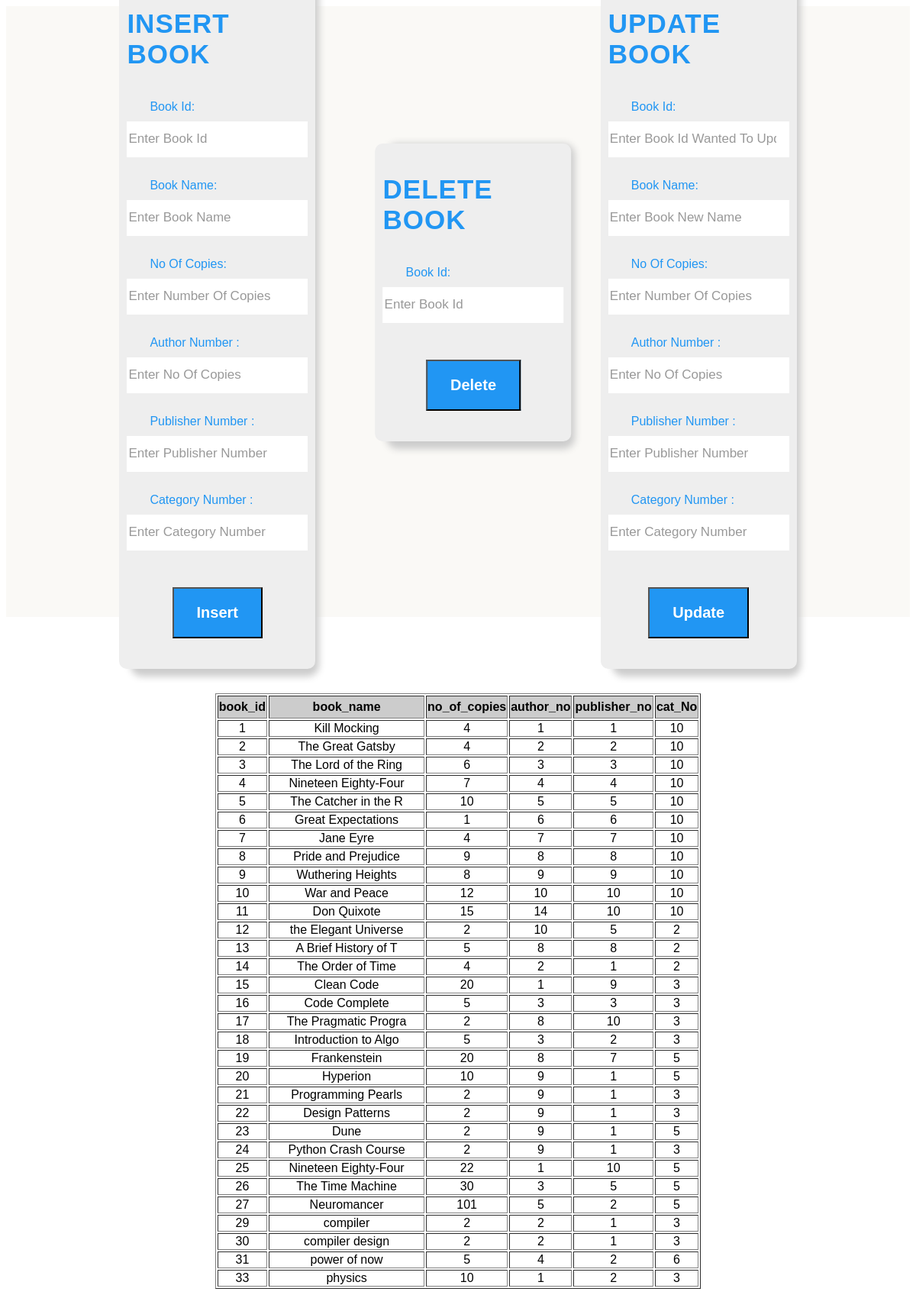
The app's page /home.php with its own data.
### tables this page shows
CREATE TABLE `books` (
  `book_id` int(11) NOT NULL,
  `book_name` varchar(20) DEFAULT NULL,
  `no_of_copies` int(11) DEFAULT NULL,
  `author_no` int(11) DEFAULT NULL,
  `publisher_no` int(11) DEFAULT NULL,
  `cat_no` int(5) DEFAULT NULL
);

### home.php (the view, shortened to what this page needs)
<!DOCTYPE html>
<html lang="en">
<head>
    <link rel="stylesheet" href="./signin.css">
	<link rel="stylesheet" href="./framework.css">
</head>
<body>
    <div style="margin-bottom: 100px; overflow:visible;position:relative"class="formBox">
        <div class="container" style="top:0;width: 40%;position:absolute;left:0px;top: 20px;">
            <div style="margin-bottom: 50px;top: 20px;"class="box">
                <form action="insert.php" method="post">
                    <h2 class="h2-label"> Insert book</h2>
                    <h6 class="h6-label">book id: </h6>
                    <input style="height: 45px;" class="no-outline no-border ph  "name="book_id" type="number" placeholder="enter book id" > <br>
                    <h6 class="h6-label">book name: </h6>
                    <input style="height: 45px;" class="no-outline no-border ph " name="book_name" type="text" placeholder="enter book name"> <br>
                    <h6 class="h6-label">no of copies: </h6>
                    <input style="height: 45px;" class="no-outline no-border ph  " name="no_of_copies" type="number" placeholder="enter number of copies"> <br>
                    <h6 class="h6-label">author number : </h6>
                    <input style="height: 45px;" class="no-outline no-border ph  "  name="author_no" type="number" placeholder="enter no of copies"> <br>
                    <h6 class="h6-label">publisher number : </h6>
                    <input style="height: 45px;" class="no-outline no-border ph "  name="publisher_no" type="number" placeholder="enter publisher number"> <br>
                    <h6 class="h6-label">category number : </h6>
                    <input style="height: 45px;" class="no-outline no-border ph " name="cat_no" type="number" placeholder="enter category number"> <br>
                    <input style="text-transform: capitalize;width:fit-content;font-size:20px;" class="submit-button " type="submit" value="insert">
                </form>
            </div>
        </div>
        <div class="container" style="width: 40%;position:absolute;left:50%;transform:translateX(-50%);">
            <div style="margin-bottom: 50px;"class="box">
                <form action="delete.php" method="post">
                    <h2 class="h2-label"> delete book</h2>
                    <h6 class="h6-label">book id: </h6>
                    <input style="height: 45px;" class="no-outline no-border ph  "name="book_id" type="number" placeholder="enter book id" > <br>
                    <input style="text-transform: capitalize;width:fit-content;font-size:20px;" class="submit-button" type="submit" value="delete">
                </form>
            </div>
        </div>
        <div class="container" style=" width:40%;position:absolute;right: 0px;top: 20px">
            <div style="margin-bottom: 50px;top: 20px;"class="box">
                <form action="update.php" method="post">
                    <h2 class="h2-label"> update book</h2>
                    <h6 class="h6-label">book id: </h6>
                    <input style="height: 45px;" class="no-outline no-border ph  "name="book_id" type="number" placeholder="enter book id wanted to update" > <br>
                    <h6 class="h6-label">book name: </h6>
                    <input style="height: 45px;" class="no-outline no-border ph " name="book_name" type="text" placeholder="enter book new name"> <br>
                    <h6 class="h6-label">no of copies: </h6>
                    <input style="height: 45px;" class="no-outline no-border ph  " name="no_of_copies" type="number" placeholder="enter number of copies"> <br>
                    <h6 class="h6-label">author number : </h6>
                    <input style="height: 45px;" class="no-outline no-border ph  "  name="author_no" type="number" placeholder="enter no of copies"> <br>
                    <h6 class="h6-label">publisher number : </h6>
                    <input style="height: 45px;" class="no-outline no-border ph "  name="publisher_no" type="number" placeholder="enter publisher number"> <br>
                    <h6 class="h6-label">category number : </h6>
                    <input style="height: 45px;" class="no-outline no-border ph " name="cat_no" type="number" placeholder="enter category number"> <br>
                    <input style="font-size:20px;text-transform:capitalize;width:fit-content " class="submit-button" type="submit" value="update">
                </form>
            </div>
        </div>
    </div>
    <?php
    $connection = new mysqli('localhost' , 'root', '' ,'library');
    $statment = $connection-> prepare("SELECT * FROM books");
    $statment-> execute();
    $result = $statment->get_result();
    echo "<table border='1' style='margin: 0px auto;'> ";
    echo    "<tr style='background-color:#ccc;font-weight:bold;height: 30px;'>
                <td style='text-align:center;'>book_id</td>
                <td style='text-align:center;width:200px;'>book_name</td>
                <td style='text-align:center;'> no_of_copies </td>
                <td style='text-align:center;'>author_no</td>
                <td style='text-align:center;'>publisher_no</td>
                <td style='text-align:center;'>cat_No</td>
            </tr>";
    while ($row = $result->fetch_assoc()){
        echo "<tr>
                <td style='text-align:center;'>".$row['book_id']."</td>
                <td style='text-align:center;' >".$row['book_name']."</td>
                <td style='text-align:center;'>".$row['no_of_copies']."</td>
                <td style='text-align:center;'>".$row['author_no']."</td>
                <td style='text-align:center;'>".$row['publisher_no']."</td>
                <td style='text-align:center;'>".$row['cat_no']."</td>
            </tr>";
    }
    echo "</table>";
?>
</body>
</html>

### signin.css (style rules this page uses)
:root { --main-color: #2196f3; --main-color-alt: #1787e0; --main-color-red: #ff3946; --main-color-red-alt: #ff3946ce ; }
body { font-family: 'Cairo', sans-serif; }
.container { margin-left: 20px; margin-right: 20px; padding: 20px; }
.formBox { width: 100%; height: 100vh; position: relative; display: flex; justify-content: center; align-items: center; background-color: #FAF9F6; overflow: hidden; }
.formBox .container { display: flex; justify-content: center; align-items: center; width: 100%; height: 100%; }
.formBox .container .box { box-shadow: 10px 5px 10px 5px #ccc; width:50%; display: flex; flex-direction: column; justify-content: center; align-items: center; border-radius: 10px;; }
.formBox .container .box form { display: flex; background-color: #eee; border-radius: 10px;; width: 100%; height: 100%; padding: 10px; flex-direction: column; }
.formBox .container .box form h2 { text-transform: uppercase; margin: 30px auto; letter-spacing: 1px;; font-size: 35px;; font-weight: bold; color: var(--main-color); }

### framework.css (style rules this page uses)
.h6-label { margin: 10px auto 10px 30px; font-size: 16px; text-transform: capitalize; font-weight: normal; color: var(--main-color); }
.h2-label { text-transform: uppercase; margin: 30px auto; letter-spacing: 1px;; font-size: 35px;; font-weight: bold; color: var(--main-color); }
.no-outline { outline:none; }
.no-border { border:none; }
.ph::placeholder { text-transform: capitalize; color: #999; font-size: 17px }
.submit-button { display: block; margin: 30px auto; padding: 20px 30px; background-color: var(--main-color); color: white; font-weight: bold; transition: 0.3s; }

### records on screen
books: book_id "1", book_name "Kill Mocking", no_of_copies "4", author_no "1", publisher_no "1", cat_no "10"
books: book_id "2", book_name "The Great Gatsby", no_of_copies "4", author_no "2", publisher_no "2", cat_no "10"
books: book_id "3", book_name "The Lord of the Ring", no_of_copies "6", author_no "3", publisher_no "3", cat_no "10"
books: book_id "4", book_name "Nineteen Eighty-Four", no_of_copies "7", author_no "4", publisher_no "4", cat_no "10"
books: book_id "5", book_name "The Catcher in the R", no_of_copies "10", author_no "5", publisher_no "5", cat_no "10"
books: book_id "6", book_name "Great Expectations", no_of_copies "1", author_no "6", publisher_no "6", cat_no "10"
books: book_id "7", book_name "Jane Eyre", no_of_copies "4", author_no "7", publisher_no "7", cat_no "10"
books: book_id "8", book_name "Pride and Prejudice", no_of_copies "9", author_no "8", publisher_no "8", cat_no "10"
books: book_id "9", book_name "Wuthering Heights", no_of_copies "8", author_no "9", publisher_no "9", cat_no "10"
books: book_id "10", book_name "War and Peace", no_of_copies "12", author_no "10", publisher_no "10", cat_no "10"
books: book_id "11", book_name "Don Quixote", no_of_copies "15", author_no "14", publisher_no "10", cat_no "10"
books: book_id "12", book_name "the Elegant Universe", no_of_copies "2", author_no "10", publisher_no "5", cat_no "2"
books: book_id "13", book_name "A Brief History of T", no_of_copies "5", author_no "8", publisher_no "8", cat_no "2"
books: book_id "14", book_name "The Order of Time", no_of_copies "4", author_no "2", publisher_no "1", cat_no "2"
books: book_id "15", book_name "Clean Code", no_of_copies "20", author_no "1", publisher_no "9", cat_no "3"
books: book_id "16", book_name "Code Complete", no_of_copies "5", author_no "3", publisher_no "3", cat_no "3"
books: book_id "17", book_name "The Pragmatic Progra", no_of_copies "2", author_no "8", publisher_no "10", cat_no "3"
books: book_id "18", book_name "Introduction to Algo", no_of_copies "5", author_no "3", publisher_no "2", cat_no "3"
books: book_id "19", book_name "Frankenstein", no_of_copies "20", author_no "8", publisher_no "7", cat_no "5"
books: book_id "20", book_name "Hyperion", no_of_copies "10", author_no "9", publisher_no "1", cat_no "5"
books: book_id "21", book_name "Programming Pearls", no_of_copies "2", author_no "9", publisher_no "1", cat_no "3"
books: book_id "22", book_name "Design Patterns", no_of_copies "2", author_no "9", publisher_no "1", cat_no "3"
books: book_id "23", book_name "Dune", no_of_copies "2", author_no "9", publisher_no "1", cat_no "5"
books: book_id "24", book_name "Python Crash Course", no_of_copies "2", author_no "9", publisher_no "1", cat_no "3"
books: book_id "25", book_name "Nineteen Eighty-Four", no_of_copies "22", author_no "1", publisher_no "10", cat_no "5"
books: book_id "26", book_name "The Time Machine", no_of_copies "30", author_no "3", publisher_no "5", cat_no "5"
books: book_id "27", book_name "Neuromancer", no_of_copies "101", author_no "5", publisher_no "2", cat_no "5"
books: book_id "29", book_name "compiler", no_of_copies "2", author_no "2", publisher_no "1", cat_no "3"
books: book_id "30", book_name "compiler design", no_of_copies "2", author_no "2", publisher_no "1", cat_no "3"
books: book_id "31", book_name "power of now", no_of_copies "5", author_no "4", publisher_no "2", cat_no "6"
books: book_id "33", book_name "physics", no_of_copies "10", author_no "1", publisher_no "2", cat_no "3"
